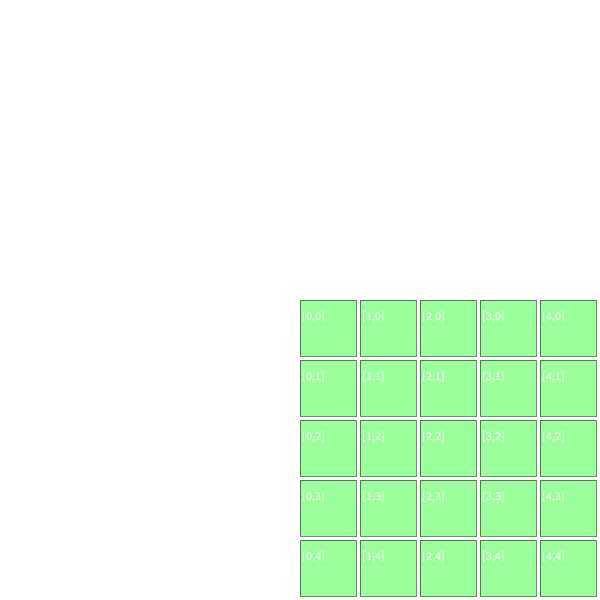
Frame 1 (no input)
Frame 60 (the mouse pressed at the canvas centre just before this capture): identical to frame 1, image omitted
Frame 120 (the mouse held since frame 60 and released just before this capture): identical to frame 1, image omitted

The Processing sketch that drew this single still picture (run headless with seeded random() and noise(); from frame 60 on, the mouse is pressed at the canvas centre):

// Processing sketch: processing_187544
// ── processing_187544.pde

int xPos=0;
int yPos=0;

int xOffset=0;
int yOffset=0;

float zoom=1;

int size=60;

void setup() {
  size(600, 600);
  xPos=width/2;
  yPos=height/2;
  stroke(0);
  strokeWeight(0.5);
}

void draw() {
  background(255);

  translate(xPos, yPos);
  scale(zoom);


   //draw a grid of rectangles
  for (int rows=0; rows<40; rows++) {
    for (int cols=0; cols<40; cols++) {
      fill(0, 255, 0, 100);      
      
      float rectX = rows*size;
      float rectY = cols*size;

      rect(rectX, rectY, size-4, size-4);
      fill(255);      
      text("[" +rows+ "," +cols+ "]", rows*size+2, cols*size+20);
    }
  }
}

// map arrow keys ot move xPos and yPos
// map z and x to zoom
void keyPressed() {

  if ( keyCode == 90) {
    zoom-=0.1;
  }
  if ( keyCode == 88) {
    zoom+=0.1;
  }
    int m=25;
  if (keyCode == 38) {
    yPos+=m;
  }
  if (keyCode == 37) {
    xPos+=m;
  }
  if (keyCode == 39) {
    xPos-=m;
  }
  if (keyCode == 40) {
    yPos-=m;
  }
}
void mousePressed() {
  xOffset = mouseX-xPos;
  yOffset = mouseY-yPos;
}

void mouseDragged() {
  xPos = mouseX-xOffset;
  yPos = mouseY-yOffset;
}
